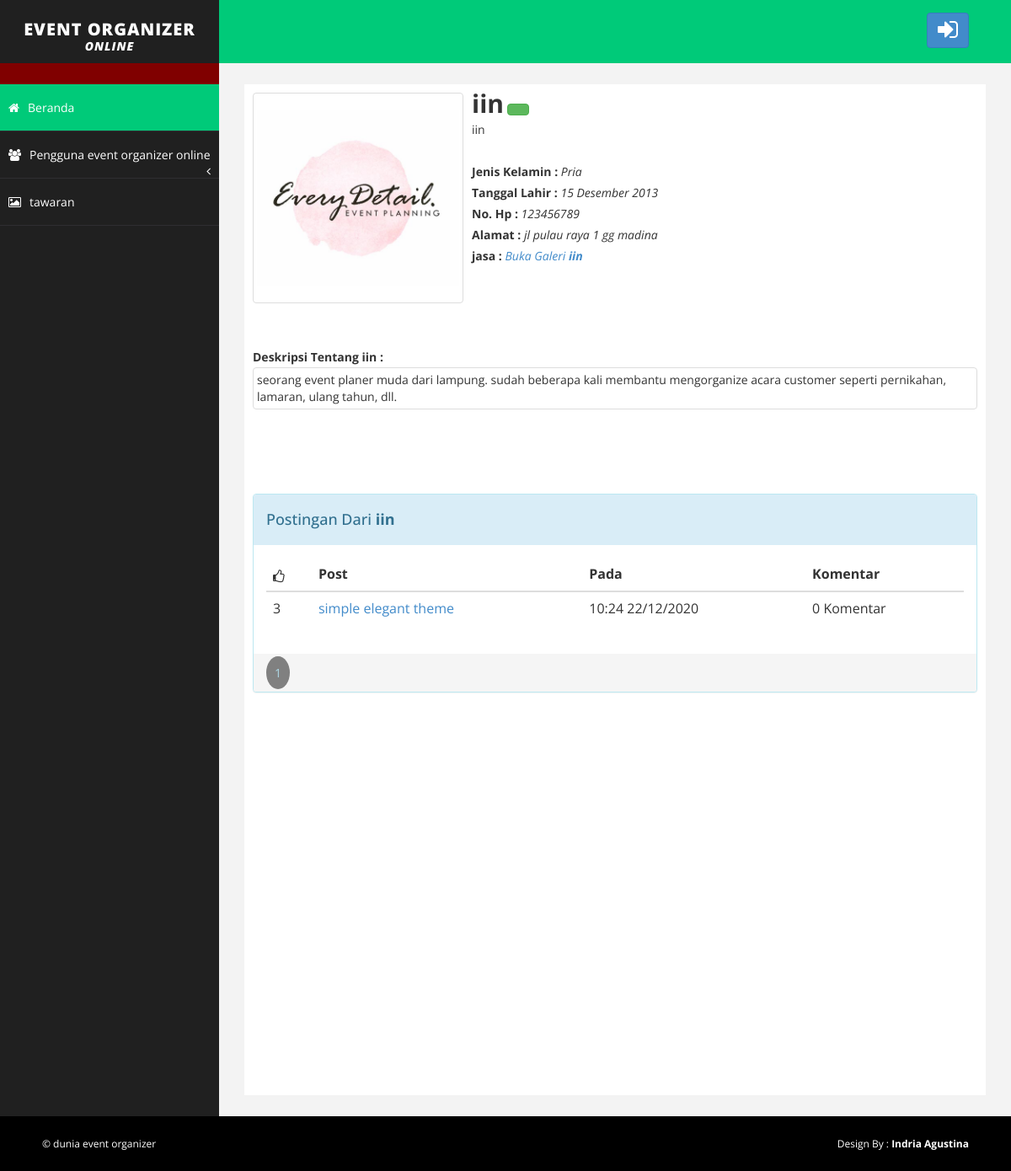
Screenshot of /?p=user&user=iin with the database file from the repository.
### tables this page shows
CREATE TABLE `user` (
  `user_user` varchar(100) NOT NULL,
  `pass_user` varchar(100) NOT NULL,
  `nama_user` varchar(20) NOT NULL,
  `jk_user` varchar(50) NOT NULL,
  `tanggal_lahir_user` varchar(2) NOT NULL,
  `bulan_lahir_user` varchar(50) NOT NULL,
  `tahun_lahir_user` varchar(4) NOT NULL,
  `status_user` varchar(50) NOT NULL,
  `pp_user` text NOT NULL,
  `tanggal_login_user` varchar(100) NOT NULL,
  `bio_user` text NOT NULL,
  `hp_user` varchar(50) NOT NULL,
  `alamat_user` text NOT NULL,
  `level_user` int(5) NOT NULL
);

CREATE TABLE `post` (
  `id_post` int(200) NOT NULL,
  `judul_post` varchar(200) NOT NULL,
  `isi_post` text NOT NULL,
  `penulis_post` varchar(100) NOT NULL,
  `tanggal_post` varchar(100) NOT NULL,
  `gambar_post` text NOT NULL,
  `suka_post` int(10) NOT NULL
);

### inc/user.php (the view, shortened to what this page needs)
<?php
    $useruser = $_GET["user"];
    $userquery = mysqli_query($db, "SELECT*FROM user WHERE user_user='$useruser'");
    $datauseruser = mysqli_fetch_array($userquery);
?>
<?php
$cekpengguna = mysqli_num_rows($userquery);
if (empty($cekpengguna)) {
    echo "<div class='alert alert-danger'>Pengguna Dengan Username <b>@$useruser</b> Tidak Ada. Mungikin Sudah Dihapus Atau Kesalahan Pada URL <a href='./?p=daftar_pengguna'>Lihat Semua Pengguna</a></div>";
}
else{
?>
<div id="page-inner">
<?php
if ($datauseruser["pp_user"] == '') {
?>
<a target="blank" href="./assets/img/user/user.jpg"><img style="float:left; margin-right:10px;width:250px;height:250px;" src="./assets/img/user/user.jpg" class="img-thumbnail"></a>
<?php
}
else{
?>
<a target="blank" href="./assets/img/user/<?php echo $datauseruser["pp_user"];?>"><img style="float:left; margin-right:10px;width:250px;height:250px;" src="./assets/img/user/<?php echo $datauseruser["pp_user"];?>" class="img-thumbnail"></a>
<?php
}
?>
<b style="font-size:30px;"><?php echo $datauseruser["nama_user"];?></b>
<?php
if ($datauseruser["status_user"] == 'Online') {
    echo "<a title='Sedang Online' href='#' class='btn btn-success btn-circle' style='width:10px;height:10px;'></a>  ";
}
?><br>
<?php echo $datauseruser["user_user"];?><br><br>
<b>Jenis Kelamin :</b> <i><?php echo $datauseruser["jk_user"];?></i><br>
<b>Tanggal Lahir :</b> <i><?php echo $datauseruser["tanggal_lahir_user"];?> <?php echo $datauseruser["bulan_lahir_user"];?> <?php echo $datauseruser["tahun_lahir_user"];?></i><br>
<b>No. Hp :</b> <i><?php echo $datauseruser["hp_user"];?></i><br>
<b>Alamat :</b> <i><?php echo $datauseruser["alamat_user"];?></i><br>
<b>jasa :</b> <i><a href="./?p=galeriku&by=<?php echo $datauseruser["user_user"];?>"">Buka Galeri <b><?php echo $datauseruser["nama_user"];?></b></a></i>
<br><br>
<div style="margin-top:70px;">
     <b>Deskripsi Tentang <?php echo $datauseruser["nama_user"];?> :</b><br> <div class="img-thumbnail"><?php echo $datauseruser["bio_user"]; if($datauseruser["bio_user"] == ''){echo "*Tidak Ditampilkan*";}?></div>
</div>
            <div style="margin-top:100px;" id="post">
                <div class="panel-group">
                    <div class="panel panel-info">
                        <div class="panel-heading">
                            <h4>Postingan Dari <b><?php echo $datauseruser["nama_user"];?></b></h4>
                        </div>
                        <div class="panel-body">
                        <table class="table">
                                <thead>
                            <tr>
                                    <th><i class="fa fa-thumbs-o-up"></i></th>
                                    <th>Post</th>
                                    <th>Pada</th>
                                    <th>Komentar</th>
                            </tr>
                                </thead>
                                <tbody>
                                <?php
                                    $batas = 10;
                                if (isset($_GET["hal"])) {
                                    $hal = $_GET["hal"];
                                    $posisi = ($hal-1)*$batas;
                                }
                                else{
                                    $hal = 1;
                                    $posisi = 0;
                                }
                                $querypostuser = mysqli_query($db, "SELECT*FROM post WHERE penulis_post='$datauseruser[user_user]' ORDER BY id_post DESC LIMIT $posisi, $batas");
                                $hitungpost = @mysqli_num_rows($querypostuser);
                                if (empty($hitungpost)) {
                                    echo "<div class='alert alert-warning'>Tidak Ada Postingan</div>";
                                }
                                else{
                                while ($datapostuser = mysqli_fetch_array($querypostuser)) {
                                ?>
                                    <tr>
                                        <td><?php echo $datapostuser["suka_post"];?></td>
                                        <td><a href="./?p=post&id=<?php echo $datapostuser["id_post"];?>&post_by=<?php echo $datapostuser["penulis_post"];?>"><?php echo $datapostuser["judul_post"];?></a></td>
                                        <td><?php echo $datapostuser["tanggal_post"];?></td>
                                        <td><?php $querykomentarkece = mysqli_query($db, "SELECT*FROM komentar WHERE id_post='$datapostuser[id_post]'"); $totalkomenkece = mysqli_num_rows($querykomentarkece); echo $totalkomenkece;?> Komentar</td>
                                    </tr>
                                <?php
                                }
                            }
                                ?>
                                </tbody>
                            </table>
                        </div>
                        <div class="panel-footer">
                            <?php
                            $query2 = mysqli_query($db, "SELECT*FROM post WHERE penulis_post='$datauseruser[user_user]'");
                            $hitung2 = mysqli_num_rows($query2);
                            $bagi = @ceil($hitung2/$batas);
                            for ($i=1; $i <= $bagi; $i++) {
                                if ($hal==$i) {
                                    echo "<span style='background:grey;border-radius:100%;padding:10px;color:lightblue;'>$i</span> ";
                                }
                                else{
                                    echo "<a href='./?user&user=$datauseruser[user_user]&hal=$i#post'><span class='badge'>$i</span></a> ";
                                }
                            }
                            ?>
                        </div>
                    </div>
                </div>
            </div>
            <?php
}
            ?>

### assets/css/basic.css (style rules this page uses)
body { font-family: 'Open Sans', sans-serif; line-height:25px; }
#page-inner { width: 100%; margin: 10px 20px 10px 0px; background-color: #fff!important; padding: 10px; min-height: 1200px; }

### rows the page displays
user: nama_user "iin", user_user "iin", jk_user "Pria", tanggal_lahir_user "15", bulan_lahir_user "Desember", tahun_lahir_user "2013", hp_user "123456789", alamat_user "jl pulau raya 1 gg madina", bio_user "seorang event planer muda dari lampung. sudah beberapa kali membantu mengorganize acara customer seperti pernikahan, lamaran, ulang tahun, dll."
post: suka_post "3", judul_post "simple elegant theme", tanggal_post "10:24 22/12/2020", totalkomenkece "0"
